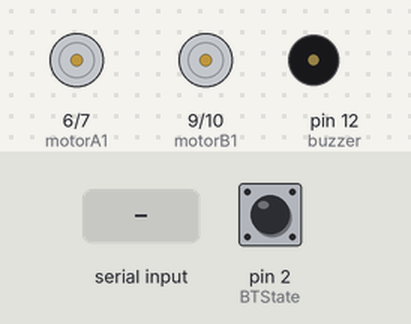
Simulated run of this sketch. Board: Arduino Uno, built with avr-gcc and run on an emulated ATmega328P. Parts: motor-driver pin pairs drawn as motors (green arrow = first pin HIGH = forward, orange = second pin HIGH = backward, longer = more drive), buzzer (waves = sounding, pin HIGH). The inputs (shaded band) are chosen by the test bench; at power-on: pin 2 (BTState) HIGH. What the sketch prints to the serial monitor is not drawn.

Above: at 1.2 s.
1.3 s: "F" received over Serial
At 2.3 s:
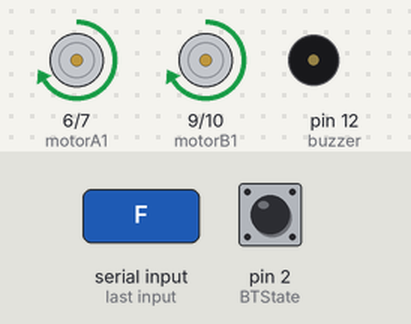
2.8 s: "I" received over Serial
At 3.5 s:
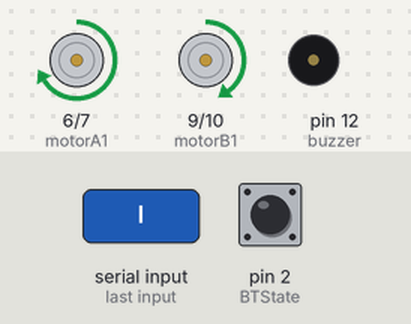
4.3 s: "G" received over Serial
At 4.6 s:
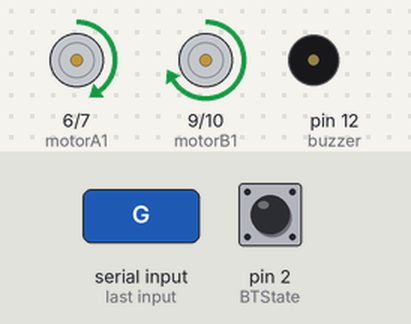
Timing chart, 0 to 7.3 s (numbered marks = the images above; inputs shaded):
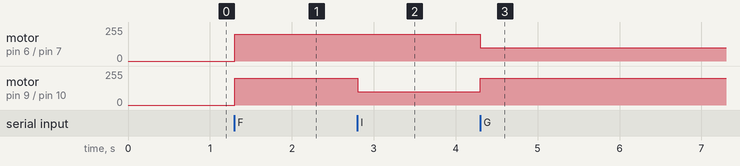

Measured:
- after the input at 1.3 s, motor on pin 6 (motorA1) / pin 7 (motorA2), motor on pin 9 (motorB1) / pin 10 (motorB2): stopped → forward 200/255 at once
- after the input at 2.8 s, motor on pin 9 (motorB1) / pin 10 (motorB2): forward 200/255 → forward 100/255 at once
- after the input at 4.3 s, motor on pin 6 (motorA1) / pin 7 (motorA2): forward 200/255 → forward 100/255 at once; motor on pin 9 (motorB1) / pin 10 (motorB2): forward 100/255 → forward 200/255 at once

The sketch:

bluetooth_Car.ino
```cpp
const int motorA1  = 6;    // Pin  6 of L298.
const int motorA2  = 7;    // Pin  7 of L298.
const int motorB1  = 9;   // Pin 9 of L298.
const int motorB2  = 10;   // Pin 10 of L298.
const int buzzer = 12 ;   // Define o Pino 13  Buzzer.
const int BTState = 2;    // Gán chân 2 là chân nhận  Bluetooth.
int i = 0;
int j = 0;
int state_rec;
int vSpeed = 200;   // Gán tốc độ 0 < vSpeed < 255.
char state;
void setup() {
  pinMode(motorA1, OUTPUT);
  pinMode(motorA2, OUTPUT);
  pinMode(motorB1, OUTPUT);
  pinMode(motorB2, OUTPUT);
  pinMode(buzzer, OUTPUT);
  pinMode(BTState, INPUT);
  Serial.begin(9600);
}
void loop() {

  if (digitalRead(BTState) == LOW) {
    state_rec = 'S';
  }

  if (Serial.available() > 0) {
    state_rec = Serial.read();
    state = state_rec;
  }
  // Điều chỉnh tốc độ của động cơ
  if (state == '0') {
    vSpeed = 0;   // gán tốc độ của xe = 0 khi state nhận được là 0
  }
  else if (state == '4') {
    vSpeed = 100; // gán tốc độ của xe = 0 khi state nhận được là 4
  }
  else if (state == '6') {
    vSpeed = 155; // gán tốc độ của xe = 0 khi state nhận được là 6
  }
  else if (state == '7') {
    vSpeed = 180; // gán tốc độ của xe = 0 khi state nhận được là 7
  }
  else if (state == '8') {
    vSpeed = 200; // gán tốc độ của xe = 0 khi state nhận được là 8
  }
  else if (state == '9') {
    vSpeed = 230; // gán tốc độ của xe = 0 khi state nhận được là 9
  }
  else if (state == 'q') {
    vSpeed = 255; // gán tốc độ của xe = 0 khi state nhận được là q
  }
  if (state != 'S') {
    Serial.print(state);
  }
  if (state == 'F') {         //Forward : Tiến lên phía trước
    analogWrite(motorB1, vSpeed);
    analogWrite(motorA1, vSpeed);
    analogWrite(motorA2, 0);
    analogWrite(motorB2, 0);
  }
    else if (state == 'I') {   //Fordward Right:  Tiến lên bên phải
    analogWrite(motorA1, vSpeed);
    analogWrite(motorA2, 0);
    analogWrite(motorB1, 100);
    analogWrite(motorB2, 0);
  }
    else if (state == 'G') {  //Forward Left:  Tiến lên bên trái
    analogWrite(motorA1, 100);
    analogWrite(motorA2, 0);
    analogWrite(motorB1, vSpeed);
    analogWrite(motorB2, 0);
  }
  else if (state == 'B') {    //Back: Lùi về
    analogWrite(motorA1, 0);
    analogWrite(motorB1, 0);
    analogWrite(motorB2, vSpeed);
    analogWrite(motorA2, vSpeed);
  }
   else if (state == 'H') {  //Back Left: Lùi trái
    analogWrite(motorA1, 0);
    analogWrite(motorA2, vSpeed);
    analogWrite(motorB1, 0);
    analogWrite(motorB2, 100);
  }

  else if (state == 'J') {  //Back Right: Lùi phải
    analogWrite(motorA1, 0);
    analogWrite(motorA2, 100);
    analogWrite(motorB1, 0);
    analogWrite(motorB2, vSpeed);
  }
  else if (state == 'L') {   //Left: Rẽ trái
    analogWrite(motorA1, 0);
    analogWrite(motorA2, vSpeed);
    analogWrite(motorB1, vSpeed);
    analogWrite(motorB2, 0);
  }
  else if (state == 'R') {  //Right: Rẽ phải
    analogWrite(motorA1, vSpeed);
    analogWrite(motorA2, 0);
    analogWrite(motorB1, 0);
    analogWrite(motorB2, vSpeed);
  }
  else if (state == 'S') {  //Stop: Dừng
    analogWrite(motorA1, 0);
    analogWrite(motorA2, 0);
    analogWrite(motorB1, 0);
    analogWrite(motorB2, 0);
  }

  else if (state == 'V') {
    if (j == 0) {
      tone(buzzer, 1000);
      j = 1;
    }
    else if (j == 1) {
      noTone(buzzer);
      j = 0;
    }
    state = 'n';
  }
}
```
